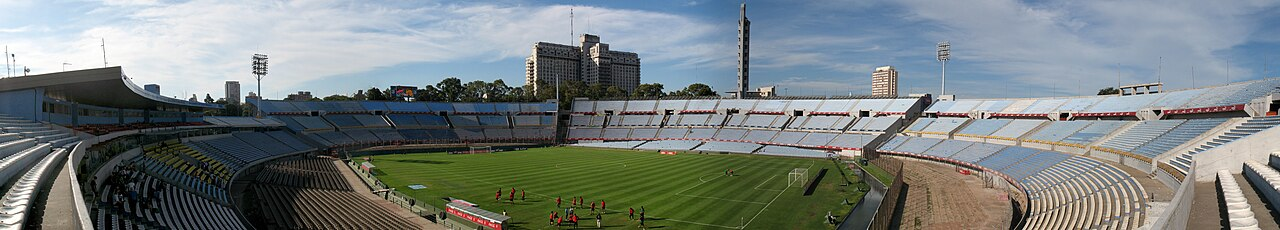
#> input picture assets/fotos_cc/est/cc_a8e55cb3.jpg, 1280 x 230 px, given in place of _pal_crest.webp, which was not available
$ python make_bra.py ../../assets/fotos_cc/est/cc_a8e55cb3.jpg 5
#> lines starting #> are read from the running program, lines starting #| are printed output that depends on the picture; after the words box and inside, x2 and y2 are one past the last pixel; in counts of white or black regions, pixels touching at a corner belong together
### toolkit/palp/vlib.py
"""Shared drawing helpers — 'balanced' style: chamativo sem estourar."""
import math, random
import numpy as np
from PIL import Image, ImageDraw, ImageFont, ImageFilter, ImageChops

W, H, FPS = 1080, 1920, 30
F = "/usr/share/fonts/opentype/inter/"
def font(n, s): return ImageFont.truetype(F + n, s)
BLK, BLKI, XB, BD, SB, MD = "InterDisplay-Black.otf", "InterDisplay-BlackItalic.otf", "InterDisplay-ExtraBold.otf", "InterDisplay-Bold.otf", "Inter-SemiBold.otf", "InterDisplay-Medium.otf"
SERIF = "/usr/share/fonts/truetype/dejavu/DejaVuSerif-Bold.ttf"
GOLD = (245, 200, 70); YEL = (252, 212, 60); WHITE = (248, 246, 240); MUT = (170, 182, 175)
GRN = (0, 135, 65); RED = (215, 55, 55); SKY = (110, 180, 235)

def ease(x): x = max(0., min(1., x)); return 1 - (1 - x) ** 3
def eback(x):
    x = max(0., min(1., x)); c = 1.2; return 1 + (c + 1) * (x - 1) ** 3 + c * (x - 1) ** 2
def clamp(x, a=0., b=1.): return max(a, min(b, x))

def trim(im): return im.crop(im.getbbox())
PAL = trim(Image.open("/home/claude/work/logos/_pal_crest.webp").convert("RGBA"))
def crest(h): return PAL.resize((int(PAL.width * h / PAL.height), h), Image.LANCZOS)

_cache = {}
# [21 lines left out: functions txt, glow, not called in this run]
def padim(im, p):
    o = Image.new("RGBA", (im.width + 2 * p, im.height + 2 * p), (0, 0, 0, 0)); o.alpha_composite(im, (p, p)); return o
# [15 lines left out: functions put, fitf, not called in this run]
def card(w, h, fill, r=28, outline=None, ow=3):
    im = Image.new("RGBA", (w, h), (0, 0, 0, 0))
    ImageDraw.Draw(im).rounded_rectangle((0, 0, w - 1, h - 1), r, fill=fill, outline=outline, width=ow); return im

# [5 lines left out: function radial, not called in this run]
def make_rays(n=16, col=(255, 215, 110), a=26):
#> called with n = 16, col = (255, 215, 110), a = 26
    im = Image.new("RGBA", (1700, 1700), (0, 0, 0, 0)); d = ImageDraw.Draw(im)
#> after `im = Image.new('RGBA', (1700, 1700), (0, 0, 0, 0))`: im: PIL image 1700x1700 RGBA; every value is 0
    for k in range(n):
        an = 2 * math.pi * k / n
        d.polygon([(850, 850), (850 + 1300 * math.cos(an - 0.06), 850 + 1300 * math.sin(an - 0.06)), (850 + 1300 * math.cos(an + 0.06), 850 + 1300 * math.sin(an + 0.06))], fill=col + (a,))
    m = Image.new("L", im.size, 0); ImageDraw.Draw(m).ellipse((150, 150, 1550, 1550), fill=255)
#> after `m = Image.new('L', im.size, 0)`: m: PIL image 1700x1700 L; every value is 0
#> after `ImageDraw.Draw(m).ellipse((150, 150, 1550, 1550), fill=255)`:
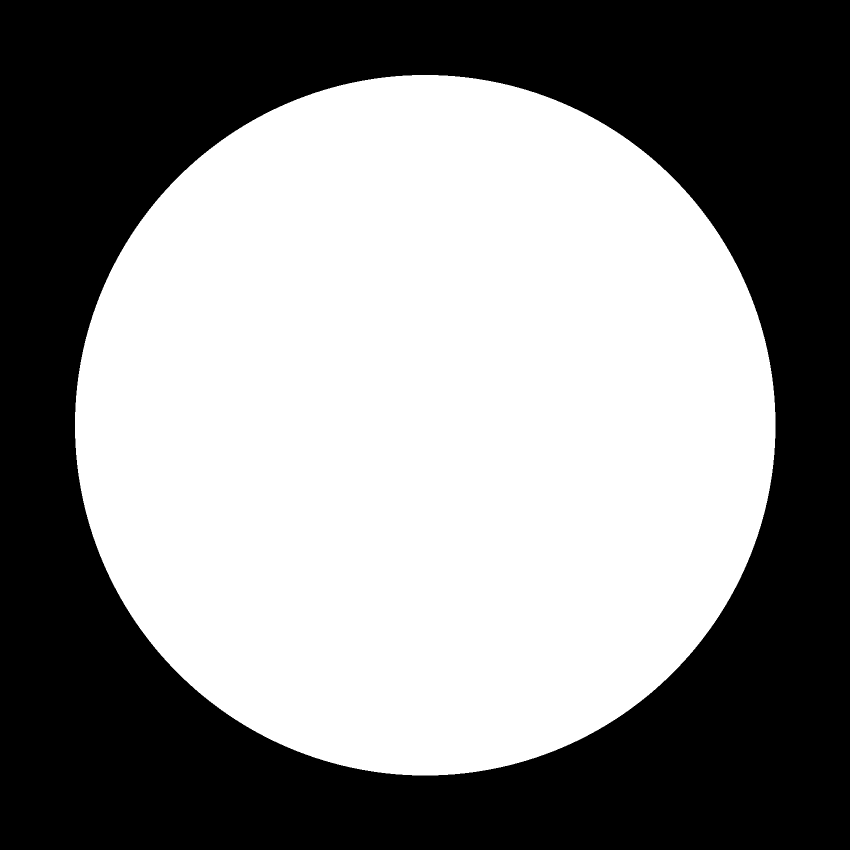
#> m: PIL image 1700x1700 L (shown at 1/2 size); 53.3% white; 1 black region, box (x1, y1, x2, y2) and area: (0, 0, 1700, 1700) 1348563
    m = m.filter(ImageFilter.GaussianBlur(200)); im.putalpha(ImageChops.multiply(im.split()[3], m))
#> after `m = m.filter(ImageFilter.GaussianBlur(200))`:
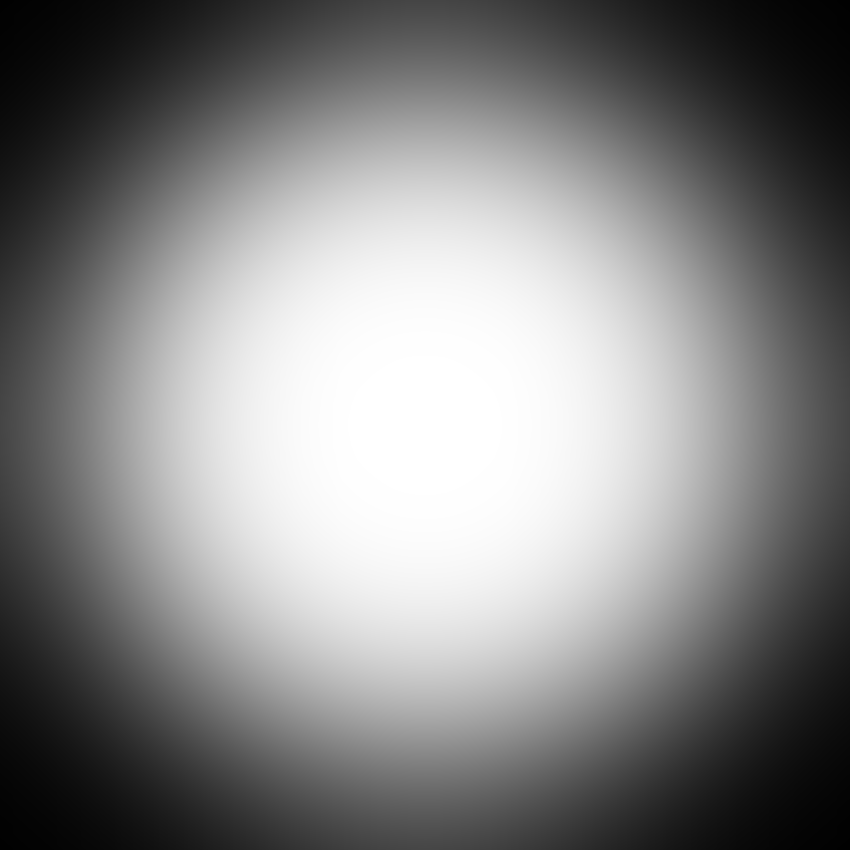
#> m: PIL image 1700x1700 L (shown at 1/2 size); min 1, max 255, mean 132
#> after `im.putalpha(ImageChops.multiply(im.split()[3], m))`:
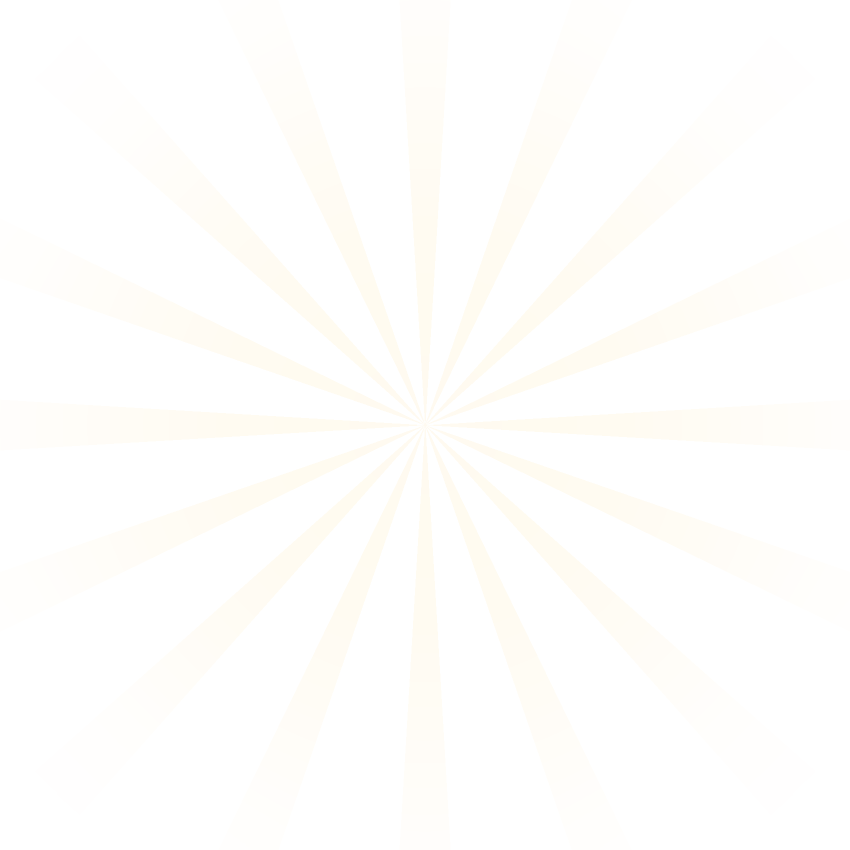
#> im: PIL image 1700x1700 RGBA (shown at 1/2 size); mean R, G, B, A 80.8, 68.1, 34.9, 4; transparent parts drawn white
    return im.filter(ImageFilter.GaussianBlur(5))
#> returned value: PIL image 1700x1700 RGBA
RAYS = make_rays()
_rot = {}
# [4 lines left out: function rays, not called in this run]

yy, xx = np.mgrid[0:H, 0:W]
VIG = Image.fromarray((np.clip(1 - 0.6 * (((xx - W / 2) / (W * 0.62)) ** 2 + ((yy - H / 2) / (H * 0.6)) ** 2), 0.4, 1) * 255).astype(np.uint8), "L")
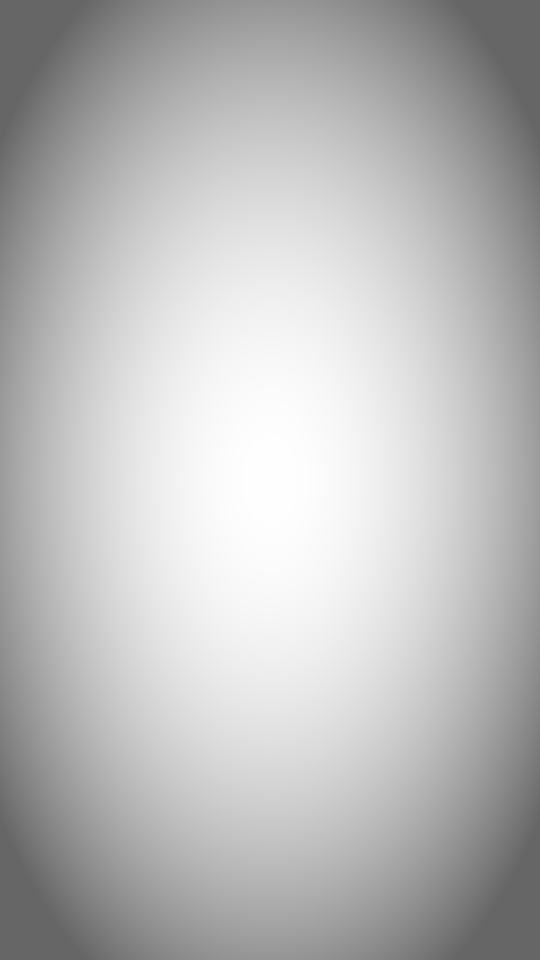
#> VIG: PIL image 1080x1920 L (shown at 1/2 size); min 102, max 255, mean 186.6
del yy, xx
_r = np.random.default_rng(3)
GRAIN = [Image.fromarray(np.clip(128 + _r.normal(0, 20, (H // 2, W // 2)), 0, 255).astype(np.uint8), "L").resize((W, H)).convert("RGB") for _ in range(6)]
BLACK = Image.new("RGB", (W, H), (0, 0, 0)); WHITE_IM = Image.new("RGB", (W, H), (255, 255, 255))
#> after `BLACK = Image.new('RGB', (W, H), (0, 0, 0))`: BLACK: PIL image 1080x1920 RGB; every value is 0
#> after `WHITE_IM = Image.new('RGB', (W, H), (255, 255, 255))`: WHITE_IM: PIL image 1080x1920 RGB; every value is 255
DUST = [(_r.uniform(0, W), _r.uniform(0, H), _r.uniform(1.5, 3.5), _r.uniform(-8, 8), _r.uniform(-30, -8), _r.uniform(25, 70)) for _ in range(28)]
# [5 lines left out: function dust, not called in this run]
CONF = [(_r.uniform(0, W), _r.uniform(-H, 0), _r.uniform(160, 320), _r.uniform(-40, 40), _r.uniform(0, 6.28), _r.uniform(2, 6), _r.integers(0, 3)) for _ in range(90)]
CCOL = [(0, 160, 80), (250, 248, 240), (245, 200, 70)]
# [17 lines left out: functions confetti, post, not called in this run]

CF = font(BLK, 72)
#> (reads carreira/ep1/v2/words.json from the repository)
# [27 lines left out: functions _chunks, caption, not called in this run]

def progress(img, T, total):
    d = ImageDraw.Draw(img)
    d.rectangle((0, 0, W, 9), fill=(0, 0, 0, 120)); d.rectangle((0, 0, int(W * T / total), 9), fill=YEL + (255,))

# [32 lines left out: functions trophy, flag, not called in this run]

### toolkit/bra/make_bra.py
import os, sys, math, subprocess
sys.path.insert(0, "/home/claude/work/palp")
import numpy as np
from PIL import Image, ImageDraw
import vlib
from vlib import font, txt, put, ease, glow, card, fitf, BLK, BD, WHITE, dust, flag
#> (the run stopped early here; a loop or call above may not have finished)
